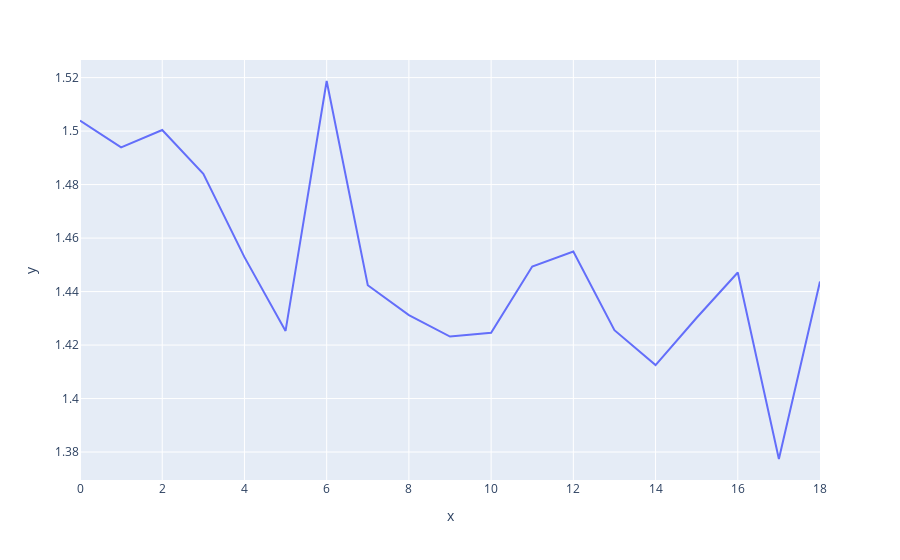

Notebook source saved alongside this figure:
### Code cell
from datetime import datetime
start_ts = list(map(lambda x: datetime.strptime(x, "%H:%M:%S"), counters["start_ts"]))
end_ts = list(map(lambda x: datetime.strptime(x, "%H:%M:%S"), counters["end_ts"]))
duration = np.array(list(map(lambda x: (x[1] - x[0]).total_seconds(), zip(start_ts, end_ts))))

px.line(y=(counters["c:k"] + counters["c:u"])/ 1e9 / duration)

### Figure 1 — Plotly figure (JSON) as saved in the notebook; plotly's stock layout.template omitted (floating-point values rounded to 4 significant figures)
{"data": [{"hovertemplate": "x=%{x}<br>y=%{y}<extra></extra>", "legendgroup": "", "line": {"color": "#636efa", "dash": "solid"}, "marker": {"symbol": "circle"}, "mode": "lines", "name": "", "orientation": "v", "showlegend": false, "type": "scatter", "x": [0, 1, 2, 3, 4, 5, 6, 7, 8, 9, 10, 11, 12, 13, 14, 15, 16, 17, 18], "xaxis": "x", "y": [1.504, 1.494, 1.5, 1.484, 1.453, 1.425, 1.519, 1.442, 1.431, 1.423, 1.425, 1.449, 1.455, 1.426, 1.413, 1.43, 1.447, 1.377, 1.444], "yaxis": "y"}], "layout": {"legend": {"tracegroupgap": 0}, "margin": {"t": 60}, "xaxis": {"anchor": "y", "domain": [0, 1], "title": {"text": "x"}}, "yaxis": {"anchor": "x", "domain": [0, 1], "title": {"text": "y"}}}}
